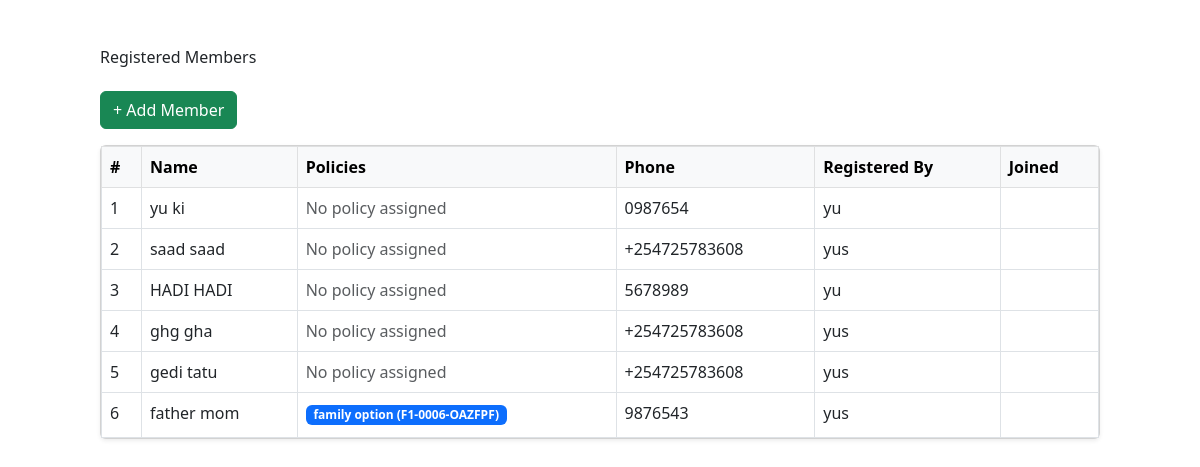
The page /agent/members/ (signed in) on the database its author committed.
### insurance/models.py (models this page shows, shortened)
class Member(models.Model):
    user = models.OneToOneField(User, on_delete=models.CASCADE, related_name='member_profile')
    phone = models.CharField(max_length=20)
    address = models.CharField(max_length=255, blank=True)
    date_of_birth = models.DateField(null=True, blank=True)
    registered_by = models.ForeignKey(
        User,
        on_delete=models.SET_NULL,
        null=True,
        blank=True,
        related_name='registered_members',
        limit_choices_to={'profile__role': 'agent'}
    )

class MemberPolicy(models.Model):
    member = models.ForeignKey(Member, on_delete=models.CASCADE, related_name='policies')
    policy = models.ForeignKey(Policy, on_delete=models.CASCADE, related_name='member_policies',null=True,blank=True,)
    member_policy_number = models.CharField(max_length=50, unique=True, blank=True)
    start_date = models.DateField(auto_now_add=True)
    end_date = models.DateField(null=True, blank=True)
    is_active = models.BooleanField(default=True)
    class Meta:
        unique_together = ('member', 'policy')
        verbose_name = "Member Policy"
        verbose_name_plural = "Member Policies"

class Policy(models.Model):
    policy_number = models.CharField(max_length=120, unique=True)
    name = models.CharField(max_length=200)
    description = models.TextField(blank=True)
    premium = models.DecimalField(max_digits=12, decimal_places=2)
    start_date = models.DateField(null=True, blank=True)
    end_date = models.DateField(null=True, blank=True)
    status = models.CharField(
        max_length=20,
        choices=[
            ('active', 'Active'),
            ('inactive', 'Inactive'),
            ('expired', 'Expired'),
        ],
        default='active'
    )
    created_at = models.DateTimeField(auto_now_add=True,null=True, blank=True)

### insurance/views.py (the view)
# urls.py: path('agent/members/', views.member_list, name='member_list'),
@login_required
def member_list(request):
    role = getattr(request.user.profile, 'role', None)
    if role == 'agent':
        members = Member.objects.filter(registered_by=request.user)
    elif role in ['admin', 'claim_officer']:
        members = Member.objects.all()
    else:
        messages.error(request, "Access denied.")
        return redirect('home')
    return render(request, 'members/member_list.html', {'members': members})

### insurance/templates/members/member_list.html
{% extends 'base.html' %}
{% block content %}
<div class="container mt-5">
  <h3 class="mb-4">Registered Members</h3>
  <a href="{% url 'register_member' %}" class="btn btn-success mb-3">+ Add Member</a>
  <div class="card shadow-sm">
    <div class="card-body p-0">
      <table class="table table-bordered table-hover mb-0">
        <thead class="table-light">
          <tr>
            <th>#</th>
            <th>Name</th>
            <th>Policies</th>
            <th>Phone</th>
            <th>Registered By</th>
            <th>Joined</th>
          </tr>
        </thead>
        <tbody>
          {% for member in members %}
          <tr>
            <td>{{ forloop.counter }}</td>
            <td>{{ member.user.get_full_name|default:member.user.username }}</td>
            <td>
              {% if member.policies.all %}
                {% for mp in member.policies.all %}
                  <span class="badge bg-primary mb-1">
                    {{ mp.policy.name }} ({{ mp.member_policy_number }})
                  </span><br>
                {% endfor %}
              {% else %}
                <span class="text-muted">No policy assigned</span>
              {% endif %}
            </td>
            <td>{{ member.phone }}</td>
            <td>{{ member.registered_by.username }}</td>
            <td>{{ member.created_at|date:"Y-m-d" }}</td>
          </tr>
          {% empty %}
          <tr>
            <td colspan="6" class="text-center py-4 text-muted">
              No members registered yet.
            </td>
          </tr>
          {% endfor %}
        </tbody>
      </table>
    </div>
  </div>
</div>
{% endblock %}

### rows shown on the page
Member: user.get_full_name "yu ki", shows "No policy assigned", phone "0987654", registered_by.username "yu"
Member: user.get_full_name "saad saad", shows "No policy assigned", phone "+254725783608", registered_by.username "yus"
Member: user.get_full_name "HADI HADI", shows "No policy assigned", phone "5678989", registered_by.username "yu"
Member: user.get_full_name "ghg gha", shows "No policy assigned", phone "+254725783608", registered_by.username "yus"
Member: user.get_full_name "gedi tatu", shows "No policy assigned", phone "+254725783608", registered_by.username "yus"
Member: user.get_full_name "father mom", phone "9876543", registered_by.username "yus"
MemberPolicy: policy.name "family option", member_policy_number "F1-0006-OAZFPF"
